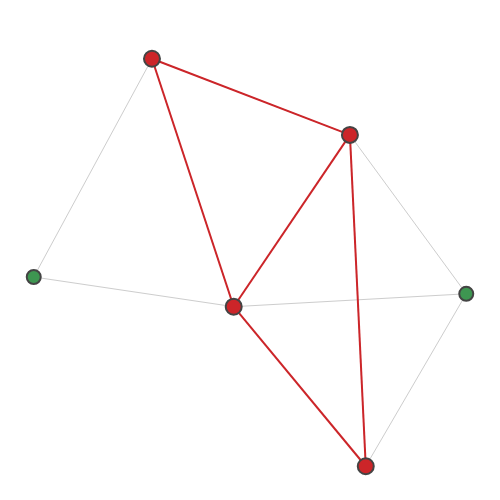

The notebook cell this image was saved under:
### Markdown cell above
Podemos analisar um dos subgrafos amostrados:

### Code cell
plot.graph(graph, subgraphs[0])

### Figure 1 — Plotly figure (JSON) as saved in the notebook; plotly's stock layout.template omitted (floating-point values rounded to 4 significant figures)
{"data": [{"hoverinfo": "none", "line": {"color": "#CDCDCD", "width": 1}, "mode": "lines", "type": "scatter", "x": [0.8551, 0.3561, null, 0.8551, -0.1424, null, 0.8551, 0.4241, null, 0.3561, -0.4929, null, 0.3561, -0.1424, null, 0.3561, 0.4241, null, -0.4929, -1, null, -0.4929, -0.1424, null, -1, -0.1424, null, -0.1424, 0.4241, null], "y": [-0.1167, 0.3769, null, -0.1167, -0.1568, null, -0.1167, -0.6523, null, 0.3769, 0.6134, null, 0.3769, -0.1568, null, 0.3769, -0.6523, null, 0.6134, -0.06449, null, 0.6134, -0.1568, null, -0.06449, -0.1568, null, -0.1568, -0.6523, null]}, {"hoverinfo": "none", "line": {"color": "#cc2529", "width": 2}, "mode": "lines", "type": "scatter", "x": [0.3561, -0.4929, null, 0.3561, -0.1424, null, 0.3561, 0.4241, null, -0.4929, -0.1424, null, -0.1424, 0.4241, null], "y": [0.3769, 0.6134, null, 0.3769, -0.1568, null, 0.3769, -0.6523, null, 0.6134, -0.1568, null, -0.1568, -0.6523, null]}, {"hoverinfo": "text", "marker": {"color": "#3e9651", "line": {"width": 2}, "size": 14}, "mode": "markers", "text": ["0", "1", "2", "3", "4", "5"], "type": "scatter", "x": [0.8551, 0.3561, -0.4929, -1, -0.1424, 0.4241], "y": [-0.1167, 0.3769, 0.6134, -0.06449, -0.1568, -0.6523]}, {"hoverinfo": "text", "marker": {"color": "#cc2529", "line": {"width": 2}, "size": 16}, "mode": "markers", "text": ["1", "2", "4", "5"], "type": "scatter", "x": [0.3561, -0.4929, -0.1424, 0.4241], "y": [0.3769, 0.6134, -0.1568, -0.6523]}], "layout": {"height": 500, "hovermode": "closest", "margin": {"b": 0, "l": 0, "r": 0, "t": 25}, "plot_bgcolor": "#ffffff", "showlegend": false, "width": 500, "xaxis": {"showgrid": false, "showticklabels": false, "zeroline": false}, "yaxis": {"showgrid": false, "showticklabels": false, "zeroline": false}}}
